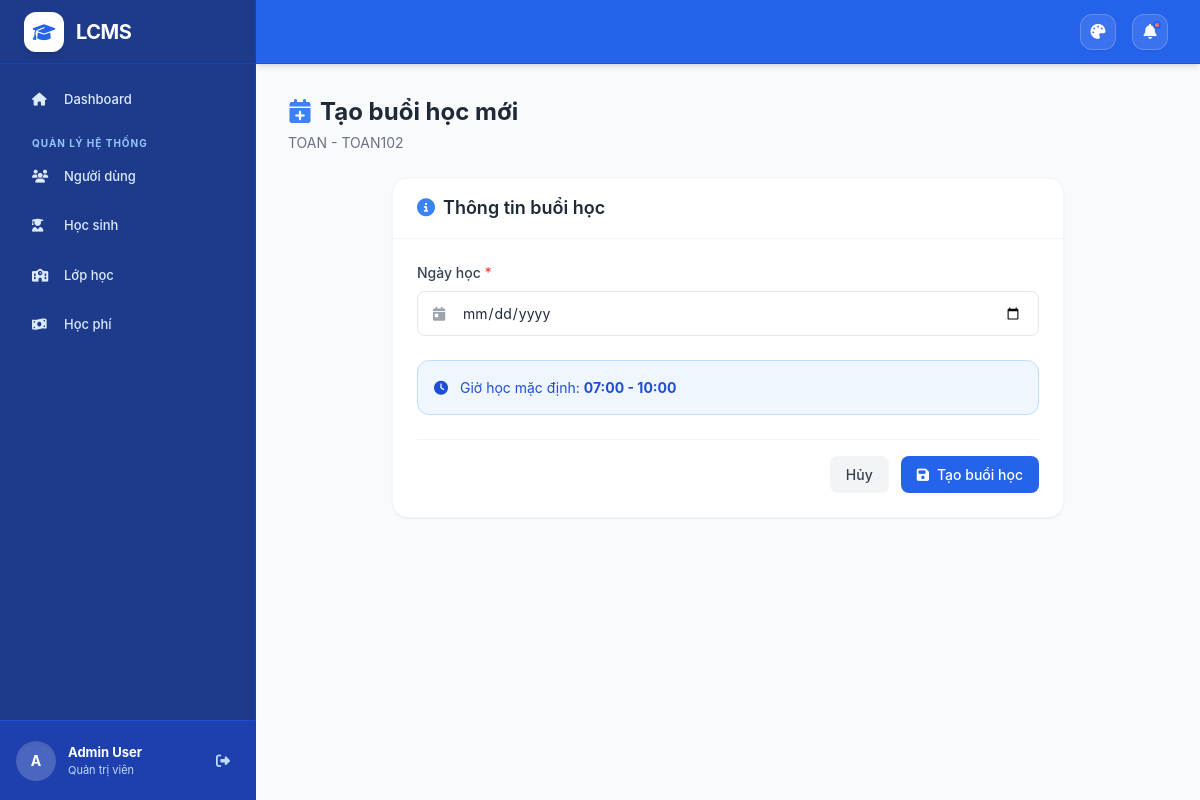
Page /class/1/sessions/create/ (signed in) on the committed database.
### accounts/models.py (models this page shows, shortened)
class User(AbstractUser):
    ROLE_CHOICES = [
        ("admin", "Quản trị viên"),
        ("teacher", "Giáo viên"),
        ("assistant", "Trợ giảng"),
        ("parent", "Phụ huynh"),
    ]
    GENDER_CHOICES = [
        ("male", "Nam"),
        ("female", "Nữ"),
        ("other", "Khác"),
    ]
    domain = models.CharField(max_length=100, unique=True, blank=True)
    gender = models.CharField(max_length=10, choices=GENDER_CHOICES, blank=True)
    phone = models.CharField(max_length=20, blank=True)
    email = models.EmailField(blank=True)
    role = models.CharField(max_length=20, choices=ROLE_CHOICES, default="teacher")
    class Meta:
        db_table = "users"
        ordering = ["-date_joined"]

### classes/models.py (models this page shows, shortened)
class Class(models.Model):
    class_code = models.CharField(max_length=50, unique=True)
    class_name = models.CharField(max_length=200)
    subject = models.ForeignKey(Subject, on_delete=models.CASCADE, related_name="classes")
    teacher = models.ForeignKey(User, on_delete=models.CASCADE, related_name="teaching_classes", limit_choices_to={"role": "teacher"})
    assistants = models.ManyToManyField(User, related_name="assistant_classes", blank=True, limit_choices_to={"role": "assistant"})
    schedule_days = models.CharField(max_length=50, blank=True, help_text="e.g., '2,4,6' for Mon=1, Sun=7")
    start_time = models.TimeField(null=True, blank=True)
    end_time = models.TimeField(null=True, blank=True)
    room = models.CharField(max_length=100, blank=True)
    max_students = models.IntegerField(default=30)
    is_active = models.BooleanField(default=True)
    created_at = models.DateTimeField(auto_now_add=True)
    class Meta:
        db_table = "classes"
        ordering = ["-created_at"]

### attendance/views.py (the view, shortened to what this page needs)
# urls.py: path('class/<int:class_id>/sessions/create/', views.session_create, name='session_create'),
@login_required
def session_create(request, class_id):
    class_obj = get_object_or_404(Class, id=class_id)
    if request.user.role not in ['admin', 'teacher', 'assistant']:
        messages.error(request, 'Bạn không có quyền truy cập trang này.')
        return redirect('dashboard')
    return render(request, 'attendance/session_form.html', {'class_obj': class_obj})

### templates/attendance/session_form.html (shortened to what this page needs)
{% extends 'base.html' %}
{% block content %}
<div class="fade-in">
    <div class="mb-6">
        <h1 class="text-2xl font-bold text-gray-800">
            <i class="fas fa-calendar-plus text-blue-500 mr-2"></i>Tạo buổi học mới
        </h1>
        <p class="text-gray-500 mt-1">{{ class_obj.class_code }} - {{ class_obj.class_name }}</p>
    </div>
    <div class="max-w-2xl mx-auto">
        <div class="card">
            <div class="px-6 py-4 border-b border-gray-100">
                <h3 class="text-lg font-semibold text-gray-800">
                    <i class="fas fa-info-circle text-primary-500 mr-2"></i>Thông tin buổi học
                </h3>
            </div>
            <div class="p-6">
                <form method="post">
                    <div class="mb-6">
                        <label class="block text-sm font-medium text-gray-700 mb-2">Ngày học <span class="text-red-500">*</span></label>
                        <div class="relative">
                            <i class="fas fa-calendar-day absolute left-4 top-1/2 -translate-y-1/2 text-gray-400"></i>
                            <input type="date" name="scheduled_date" class="input-field !pl-11" required>
                        </div>
                    </div>
                    {% if class_obj.start_time and class_obj.end_time %}
                    <div class="bg-blue-50 border border-blue-200 rounded-xl p-4 flex items-center gap-3 text-blue-700 mb-6">
                        <i class="fas fa-clock"></i>
                        <span>Giờ học mặc định: <strong>{{ class_obj.start_time|time:"H:i" }} - {{ class_obj.end_time|time:"H:i" }}</strong></span>
                    </div>
                    {% endif %}
                    <div class="flex justify-end gap-3 pt-4 border-t border-gray-100">
                        <a href="{% url 'attendance:session_list' class_obj.id %}"
                           hx-get="{% url 'attendance:session_list' class_obj.id %}"
                           hx-target="#main-content" hx-select="#main-content" hx-swap="outerHTML"
                           hx-push-url="true"
                           class="btn-secondary px-6 py-2.5">Hủy</a>
                        <button type="submit" class="btn-primary px-6 py-2.5">
                            <i class="fas fa-save mr-2"></i>Tạo buổi học
                        </button>
                    </div>
                </form>
            </div>
        </div>
    </div>
</div>
{% endblock %}

### templates/base.html (shortened to what this page needs)
<!DOCTYPE html>
<html lang="vi" class="h-full">
<head>
    <script src="https://cdn.tailwindcss.com"></script>
    <link rel="stylesheet" href="https://cdnjs.cloudflare.com/ajax/libs/font-awesome/6.4.0/css/all.min.css">
</head>
<body class="h-full bg-gray-50 text-gray-800 text-[14px]" x-data="appData()">
    {% if user.is_authenticated %}
    <div class="h-full flex overflow-hidden">
        <aside
            class="fixed inset-y-0 left-0 z-50 w-64 bg-primary-900 border-r border-primary-800 transform transition-transform duration-300 lg:translate-x-0 flex flex-col"
            :class="sidebarOpen ? 'translate-x-0' : '-translate-x-full'"
        >
            <div class="h-16 flex items-center gap-3 px-6 border-b border-primary-800 bg-primary-900">
                <div class="w-10 h-10 bg-white rounded-xl flex items-center justify-center shadow-md">
                    <i class="fas fa-graduation-cap text-primary-600 text-lg"></i>
                </div>
                <span class="text-white text-xl font-bold tracking-tight">LCMS</span>
            </div>
            <nav class="flex-1 overflow-y-auto p-4 custom-scrollbar">
                <div class="sidebar-group">
                    <div class="space-y-2.5">
                        <a href="{% url 'dashboard' %}"
                           class="sidebar-link {% if request.resolver_match.url_name == 'dashboard' %}active{% endif %}"
                           hx-get="{% url 'dashboard' %}"
                           hx-target="#main-content" hx-select="#main-content" hx-swap="outerHTML"
                           hx-push-url="true">
                            <i class="fas fa-home w-5"></i>
                            <span>Dashboard</span>
                        </a>
                    </div>
                </div>
                {% if user.role == 'admin' %}
                <div class="sidebar-group">
                    <div class="sidebar-group-title">Quản lý hệ thống</div>
                    <div class="space-y-2.5">
                        <a href="{% url 'users:list' %}"
                           class="sidebar-link {% if 'users' in request.path %}active{% endif %}"
                           hx-get="{% url 'users:list' %}"
                           hx-target="#main-content" hx-select="#main-content" hx-swap="outerHTML"
                           hx-push-url="true">
                            <i class="fas fa-users w-5"></i>
                            <span>Người dùng</span>
                        </a>
                        <a href="{% url 'students:list' %}"
                           class="sidebar-link {% if 'students' in request.path and 'my-children' not in request.path %}active{% endif %}"
                           hx-get="{% url 'students:list' %}"
                           hx-target="#main-content" hx-select="#main-content" hx-swap="outerHTML"
                           hx-push-url="true">
                            <i class="fas fa-user-graduate w-5"></i>
                            <span>Học sinh</span>
                        </a>
                        <a href="{% url 'classes:list' %}"
                           class="sidebar-link {% if request.path == '/classes/' %}active{% endif %}"
                           hx-get="{% url 'classes:list' %}"
                           hx-target="#main-content" hx-select="#main-content" hx-swap="outerHTML"
                           hx-push-url="true">
                            <i class="fas fa-school w-5"></i>
                            <span>Lớp học</span>
                        </a>
                        <a href="{% url 'payments:tuition_list' %}"
                           class="sidebar-link {% if 'tuitions' in request.path %}active{% endif %}"
                           hx-get="{% url 'payments:tuition_list' %}"
                           hx-target="#main-content" hx-select="#main-content" hx-swap="outerHTML"
                           hx-push-url="true">
                            <i class="fas fa-money-bill-wave w-5"></i>
                            <span>Học phí</span>
                        </a>
                    </div>
                </div>
                {% endif %}
            </nav>
            <div class="h-20 bg-primary-800 border-t border-primary-700 px-4 flex items-center gap-3">
                <div class="w-10 h-10 bg-white/20 text-white rounded-full flex items-center justify-center font-bold shadow-inner">
                    {{ user.first_name|default:user.username|make_list|first|upper }}
                </div>
                <div class="flex-1 min-w-0">
                    <p class="text-[13px] font-bold text-white truncate">{{ user.get_full_name|default:user.username }}</p>
                    <p class="text-[11px] text-primary-200 truncate">
                        {% if user.role == 'admin' %}Quản trị viên
                        {% elif user.role == 'teacher' %}Giáo viên
                        {% elif user.role == 'assistant' %}Trợ giảng
                        {% else %}Phụ huynh{% endif %}
                    </p>
                </div>
                <a href="{% url 'logout' %}" class="w-8 h-8 flex items-center justify-center rounded-lg text-primary-200 hover:text-white hover:bg-white/10 transition-colors" title="Đăng xuất">
                    <i class="fas fa-sign-out-alt"></i>
                </a>
            </div>
        </aside>
        <div class="flex-1 lg:ml-64 flex flex-col h-screen overflow-hidden">
            <header class="h-16 bg-primary-600 border-b border-primary-700 flex items-center justify-between px-4 lg:px-8 shrink-0 z-30 shadow-md">
                <div class="flex items-center gap-4">
                    <div class="relative" x-data="{ open: false }">
                        <button
                            @click="open = !open"
                            class="w-9 h-9 rounded-xl bg-white/10 border border-white/20 flex items-center justify-center text-white hover:bg-white/20 transition-colors shadow-sm"
                            title="Màu giao diện"
                        >
                            <i class="fas fa-palette text-[15px]"></i>
                        </button>
                    </div>
                    <button class="relative w-9 h-9 rounded-xl bg-white/10 border border-white/20 flex items-center justify-center text-white hover:bg-white/20 transition-colors shadow-sm">
                        <i class="fas fa-bell text-[15px]"></i>
                        <span class="absolute top-[6px] right-[6px] w-[8px] h-[8px] bg-red-400 border-2 border-primary-600 rounded-full"></span>
                    </button>
                </div>
            </header>
            <main id="main-content" class="flex-1 overflow-y-auto bg-gray-50 p-4 lg:p-8 custom-scrollbar">
                {% block content %}{% endblock %}
            </main>
        </div>
    </div>
    {% else %}
    {% block login_content %}{% endblock %}
    {% endif %}
</body>
</html>

### templates/base.html (style rules this page uses)
:root, [data-theme="blue"] { --color-primary-50: 239 246 255; --color-primary-100: 219 234 254; --color-primary-200: 191 219 254; --color-primary-300: 147 197 253; --color-primary-400: 96 165 250; --color-primary-500: 59 130 246; --color-primary-600: 37 99 235; --color-primary-700: 29 78 216; --color-primary-800: 30 64 175; --color-primary-900: 30 58 138; }
body { font-family: 'Inter', system-ui, -apple-system, sans-serif; }
.sidebar-link { @apply flex items-center gap-3 px-4 py-2.5 text-primary-100 bg-transparent rounded-xl transition-all duration-200 text-[13px] font-medium hover:bg-white/10 hover:text-white hover:shadow-sm; }
.sidebar-group { @apply mb-4; }
.sidebar-group-title { @apply px-4 mb-1.5 text-[10px] font-bold text-primary-300 uppercase tracking-widest; }
.card { @apply bg-white rounded-2xl shadow-sm border border-gray-100; }
.btn-primary { @apply px-4 py-2 bg-primary-600 text-white rounded-lg font-medium transition-all duration-200 hover:bg-primary-700 active:scale-95; }
.btn-secondary { @apply px-4 py-2 bg-gray-100 text-gray-700 rounded-lg font-medium transition-all duration-200 hover:bg-gray-200; }
.input-field { @apply w-full px-4 py-2.5 border border-gray-200 rounded-lg focus:ring-2 focus:ring-primary-500 focus:border-primary-500 transition-all duration-200; }
.fade-in { animation: fadeIn 0.3s ease-out; }

### rows in the picture
User: first_name|make_list "A", get_full_name "Admin User"
Class: class_code "TOAN", class_name "TOAN102", start_time "07:00", end_time "10:00"
